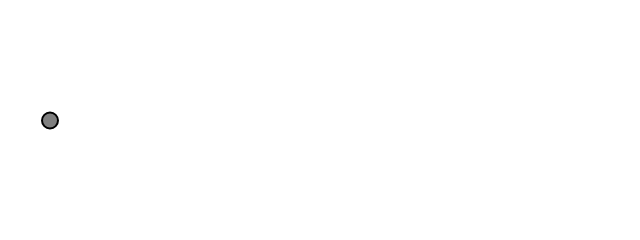
Frame 1 (no input)
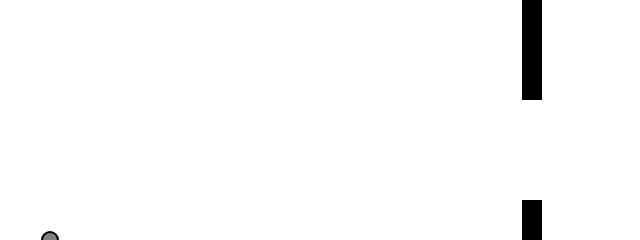
Frame 60 (no input)
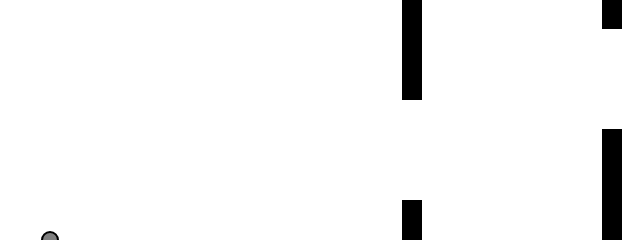
Frame 120 (the mouse pressed at the canvas centre since frame 60)

The p5.js sketch that drew these frames (run headless with seeded random() and noise() and a simulated clock; from frame 60 on, the mouse is pressed at the canvas centre):

// p5.js sketch
// ── sketch.js
// The Nature of Code
// Daniel Shiffman
// http://natureofcode.com

let bird;
let pipes = [];

function setup() {
  createCanvas(640, 240);
  bird = new Bird();
  pipes.push(new Pipe());
}

function draw() {
  background(255);

  for (let i = pipes.length - 1; i >= 0; i--) {
    pipes[i].show();
    pipes[i].update();

    if (pipes[i].collides(bird)) {
      text("OOPS!", pipes[i].x, pipes[i].top + 20);
    }

    if (pipes[i].offscreen()) {
      pipes.splice(i, 1);
    }
  }

  bird.update();
  bird.show();

  if (frameCount % 100 == 0) {
    pipes.push(new Pipe());
  }
}

function mousePressed() {
  bird.flap();
}

// ── bird.js
// The Nature of Code
// Daniel Shiffman
// http://natureofcode.com

class Bird {
  constructor() {
    // The bird's position (x will be constant)
    this.x = 50;
    this.y = 120;

    // Velocity and forces are scalar since the bird only moves along the y-axis
    this.velocity = 0;
    this.gravity = 0.5;
    this.flapForce = -10;
  }

  // The bird flaps its wings
  flap() {
    this.velocity += this.flapForce;
  }

  update() {
    // Add gravity
    this.velocity += this.gravity;
    this.y += this.velocity;
    // Dampen velocity
    this.velocity *= 0.95;

    // Handle the "floor"
    if (this.y > height) {
      this.y = height;
      this.velocity = 0;
    }
  }

  show() {
    strokeWeight(2);
    stroke(0);
    fill(127);
    circle(this.x, this.y, 16);
  }
}

// ── pipe.js
// The Nature of Code
// Daniel Shiffman
// http://natureofcode.com

class Pipe {
  constructor() {
    this.spacing = 100;
    this.top = random(height - this.spacing);
    this.bottom = this.top + this.spacing;
    this.x = width;
    this.w = 20;
    this.velocity = 2;
  }

  collides(bird) {
    // Is the bird within the vertical range of the top or bottom pipe?
    let verticalCollision = bird.y < this.top || bird.y > this.bottom;
    // Is the bird within the horizontal range of the pipes?
    let horizontalCollision = bird.x > this.x && bird.x < this.x + this.w;
    // If it's both a vertical and horizontal hit, it's a hit!
    return verticalCollision && horizontalCollision;
  }

  show() {
    fill(0);
    noStroke();
    rect(this.x, 0, this.w, this.top);
    rect(this.x, this.bottom, this.w, height - this.bottom);
  }

  update() {
    this.x -= this.velocity;
  }

  offscreen() {
    return this.x < -this.w;
  }
}
